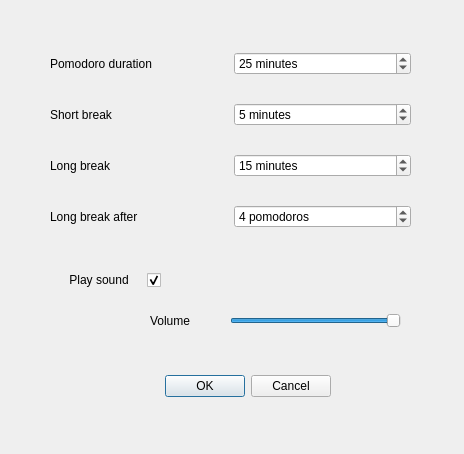
<?xml version="1.0" encoding="UTF-8"?>
<ui version="4.0">
 <class>SettingsDialog</class>
 <widget class="QDialog" name="SettingsDialog">
  <property name="geometry">
   <rect>
    <x>0</x>
    <y>0</y>
    <width>464</width>
    <height>454</height>
   </rect>
  </property>
  <property name="windowTitle">
   <string>Settings</string>
  </property>
  <property name="windowIcon">
   <iconset resource="../../../resources/resources.qrc">
    <normaloff>:/icons/config.ico</normaloff>:/icons/config.ico</iconset>
  </property>
  <widget class="QDialogButtonBox" name="buttonBox">
   <property name="geometry">
    <rect>
     <x>-10</x>
     <y>370</y>
     <width>341</width>
     <height>32</height>
    </rect>
   </property>
   <property name="orientation">
    <enum>Qt::Horizontal</enum>
   </property>
   <property name="standardButtons">
    <set>QDialogButtonBox::Cancel|QDialogButtonBox::Ok</set>
   </property>
  </widget>
  <widget class="QSlider" name="hSliderVolume">
   <property name="geometry">
    <rect>
     <x>230</x>
     <y>310</y>
     <width>171</width>
     <height>21</height>
    </rect>
   </property>
   <property name="maximum">
    <number>100</number>
   </property>
   <property name="sliderPosition">
    <number>100</number>
   </property>
   <property name="orientation">
    <enum>Qt::Horizontal</enum>
   </property>
  </widget>
  <widget class="QWidget" name="gridLayoutWidget">
   <property name="geometry">
    <rect>
     <x>50</x>
     <y>30</y>
     <width>361</width>
     <height>221</height>
    </rect>
   </property>
   <layout class="QGridLayout" name="gridLayout">
    <item row="2" column="0">
     <widget class="QLabel" name="label_3">
      <property name="text">
       <string>Long break</string>
      </property>
     </widget>
    </item>
    <item row="1" column="1">
     <widget class="QSpinBox" name="spBxShortDuration">
      <property name="accessibleName">
       <string/>
      </property>
      <property name="accessibleDescription">
       <string/>
      </property>
      <property name="specialValueText">
       <string/>
      </property>
      <property name="suffix">
       <string> minutes</string>
      </property>
      <property name="minimum">
       <number>1</number>
      </property>
      <property name="maximum">
       <number>120</number>
      </property>
      <property name="value">
       <number>5</number>
      </property>
     </widget>
    </item>
    <item row="0" column="0">
     <widget class="QLabel" name="label">
      <property name="text">
       <string>Pomodoro duration</string>
      </property>
     </widget>
    </item>
    <item row="1" column="0">
     <widget class="QLabel" name="label_2">
      <property name="text">
       <string>Short break</string>
      </property>
     </widget>
    </item>
    <item row="0" column="1">
     <widget class="QSpinBox" name="spBxPomodoroDuration">
      <property name="accessibleName">
       <string/>
      </property>
      <property name="accessibleDescription">
       <string/>
      </property>
      <property name="specialValueText">
       <string/>
      </property>
      <property name="suffix">
       <string> minutes</string>
      </property>
      <property name="minimum">
       <number>1</number>
      </property>
      <property name="maximum">
       <number>120</number>
      </property>
      <property name="value">
       <number>25</number>
      </property>
     </widget>
    </item>
    <item row="2" column="1">
     <widget class="QSpinBox" name="spBxLongDuration">
      <property name="accessibleName">
       <string/>
      </property>
      <property name="accessibleDescription">
       <string/>
      </property>
      <property name="specialValueText">
       <string/>
      </property>
      <property name="suffix">
       <string> minutes</string>
      </property>
      <property name="minimum">
       <number>1</number>
      </property>
      <property name="maximum">
       <number>120</number>
      </property>
      <property name="value">
       <number>15</number>
      </property>
     </widget>
    </item>
    <item row="3" column="1">
     <widget class="QSpinBox" name="spBxLongBreakAfter">
      <property name="accessibleName">
       <string/>
      </property>
      <property name="accessibleDescription">
       <string/>
      </property>
      <property name="specialValueText">
       <string/>
      </property>
      <property name="suffix">
       <string> pomodoros</string>
      </property>
      <property name="minimum">
       <number>2</number>
      </property>
      <property name="maximum">
       <number>120</number>
      </property>
      <property name="value">
       <number>4</number>
      </property>
     </widget>
    </item>
    <item row="3" column="0">
     <widget class="QLabel" name="label_4">
      <property name="text">
       <string>Long break after</string>
      </property>
     </widget>
    </item>
   </layout>
  </widget>
  <widget class="QLabel" name="lblSoundVolume">
   <property name="geometry">
    <rect>
     <x>150</x>
     <y>300</y>
     <width>61</width>
     <height>41</height>
    </rect>
   </property>
   <property name="text">
    <string>Volume</string>
   </property>
  </widget>
  <widget class="QCheckBox" name="chBxPlaySound">
   <property name="geometry">
    <rect>
     <x>50</x>
     <y>270</y>
     <width>111</width>
     <height>20</height>
    </rect>
   </property>
   <property name="layoutDirection">
    <enum>Qt::RightToLeft</enum>
   </property>
   <property name="text">
    <string>Play sound    </string>
   </property>
   <property name="checked">
    <bool>true</bool>
   </property>
  </widget>
 </widget>
 <resources>
  <include location="../../../resources/resources.qrc"/>
 </resources>
 <connections>
  <connection>
   <sender>buttonBox</sender>
   <signal>accepted()</signal>
   <receiver>SettingsDialog</receiver>
   <slot>accept()</slot>
   <hints>
    <hint type="sourcelabel">
     <x>248</x>
     <y>254</y>
    </hint>
    <hint type="destinationlabel">
     <x>157</x>
     <y>274</y>
    </hint>
   </hints>
  </connection>
  <connection>
   <sender>buttonBox</sender>
   <signal>rejected()</signal>
   <receiver>SettingsDialog</receiver>
   <slot>reject()</slot>
   <hints>
    <hint type="sourcelabel">
     <x>316</x>
     <y>260</y>
    </hint>
    <hint type="destinationlabel">
     <x>286</x>
     <y>274</y>
    </hint>
   </hints>
  </connection>
 </connections>
</ui>
